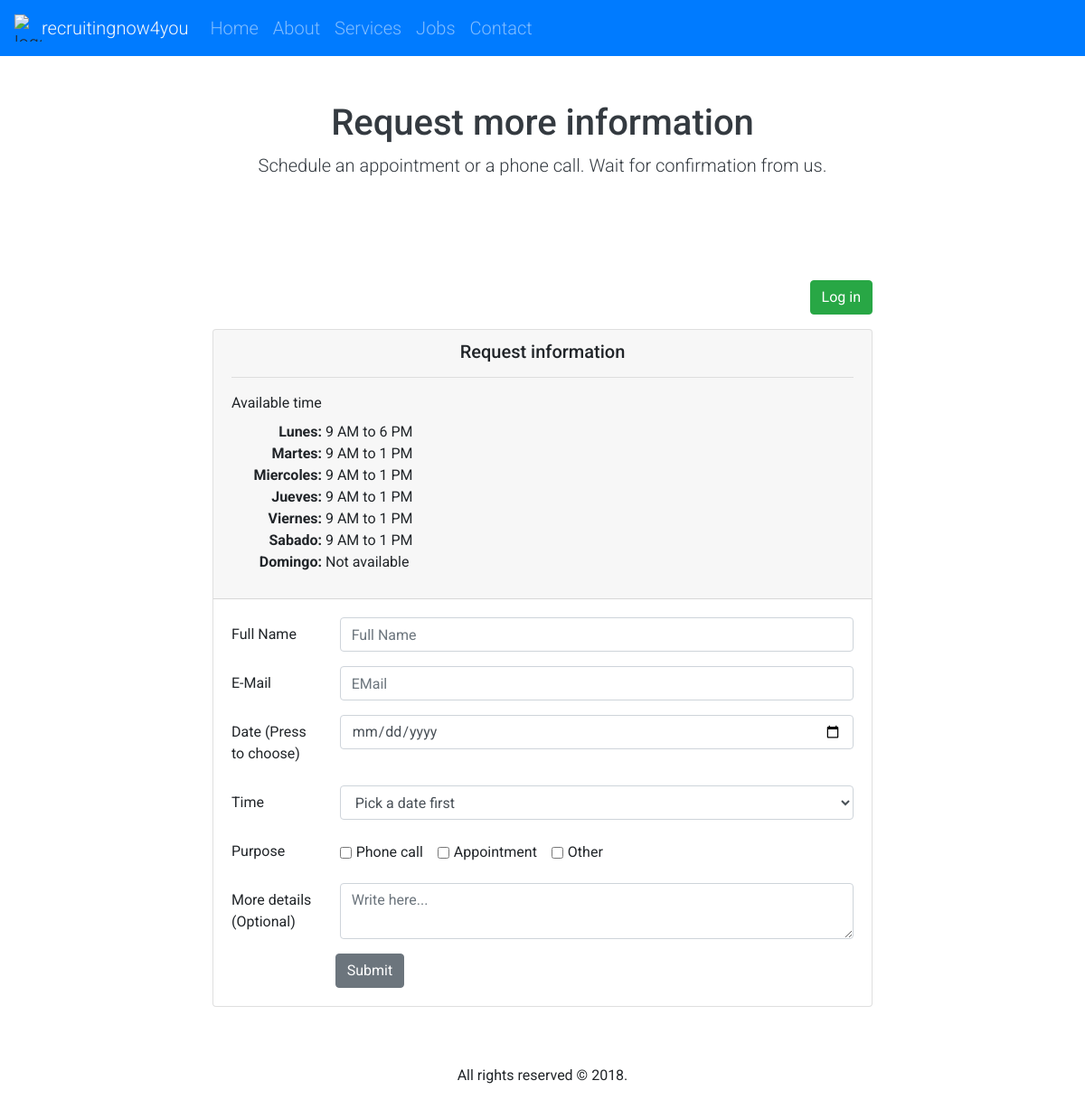
Screenshot of /booking.php with the database file from the repository.
### tables this page shows
CREATE TABLE `available_times` (
  `id` int(11) NOT NULL,
  `day` varchar(255) DEFAULT NULL,
  `start_time` varchar(255) DEFAULT NULL,
  `end_time` varchar(255) DEFAULT NULL
);

### partials/func.php (called while the page is built, shortened)
<?php
function getTimes() {
    global $con;
    $query = "SELECT * FROM `available_times`";
    $res = mysqli_query($con, $query);
    $times = array();
    while($row = mysqli_fetch_assoc($res)){
        $temp = array();
        $temp['day'] = $row['day'];
        $temp['start_time'] = $row['start_time'];
        $temp['end_time'] = $row['end_time'];
        $times[] = $temp;
    }
    return $times;
}

### booking.php (the view, shortened to what this page needs)
<?php
require_once 'partials/db.php';
require_once 'partials/func.php';
?>
    <?php require_once 'partials/header.php' ?>
  <nav class="navbar fixed-top navbar-expand-md  navbar-dark bg-primary lead mb-5">
  <img src="img/logo.png" width="30" height="30" class="d-inline-block align-middle" alt="logo">
  <a class="navbar-brand text-light nav-title" href="index.html">recruitingnow4you</a>
    <div class="collapse navbar-collapse" id="navbarNav">
      <ul class="navbar-nav">
        <li class="nav-item">
          <a class="nav-link" href="index.html">Home</a>
        </li>
        <li class="nav-item">
          <a class="nav-link" href="nosotros.html">About</a>
        </li>
        <li class="nav-item">
          <a class="nav-link" href="servicios.html">Services</a>
        </li>
        <li class="nav-item">
          <a class="nav-link" href="workers.html">Jobs</a>
        </li>
        <li class="nav-item">
          <a class="nav-link" href="contact.php">Contact</a>
        </li>
      </ul>
    </div>
  </nav>
<header class="my-3 mt-5 text-center">
    <div class="container">
        <div class="jumbotron jumbotron-fluid bg-transparent text-dark">
            <div class="container">
                <h1 class="display-5">Request more information</h1>
                <p class="lead">Schedule an appointment or a phone call.  Wait for confirmation from us.</p>
            </div>
        </div>
    </div>
</header>
<main class="mb-5">
    <div class="container">
        <div class="row">
            <div class="col-md-8 mx-auto">
                <div class="mb-3 text-right">
                    <?php
                        if(isset($_SESSION['user_data'])) {
                            echo "<a href='viewAll.php' class='btn btn-success'>See all</a> ";
                            echo "<a href='profile.php' class='btn btn-primary'>Profile</a> ";
                            echo "<a href='logout.php' class='btn btn-danger'>Log out</a>";
                        } else {
                            echo "<a href='login.php' class='btn btn-success'>Log in</a>";
                        }
                    ?>
                </div>
            </div>
        </div>
            <div class="row">
                <div class="col-md-8 mx-auto">
                    <div class="card">
                        <div class="card-header">
                            <h5 class="cart-title text-center">Request information</h5>
                            <hr>
                            <label for="">Available time</label>
                            <p>
                                <?php
                                    $times = getTimes();
                                    foreach($times as $t){
                                        if($t['start_time'] == ''){
                                            echo "<strong style='width:100px; display:inline-block; text-align:right'>{$t['day']}:</strong> Not available";
                                        } else {
                                            echo "<strong style='width:100px; display:inline-block; text-align:right'>{$t['day']}:</strong> {$t['start_time']} to {$t['end_time']}<br>";
                                        }
                                    }
                                ?>
                            </p>
                        </div>
                        <div class="card-body">
                            <form action="partials/process.php" method="post">
                                <div class="form-group row">
                                    <label for="" class="col-sm-2 col-form-label">Full Name</label>
                                    <div class="col-sm-10">
                                        <input type="text" name="name" class="form-control" id="" placeholder="Full Name" required>
                                    </div>
                                </div>
                                <div class="form-group row">
                                    <label for="" class="col-sm-2 col-form-label">E-Mail</label>
                                    <div class="col-sm-10">
                                        <input type="email" name="email" class="form-control" id="" placeholder="EMail" required>
                                    </div>
                                </div>
                                <div class="form-group row">
                                    <label for="" class="col-sm-2 col-form-label">Date (Press to choose)</label>
                                    <div class="col-sm-10">
                                        <input type="date" name="date" id="date" onchange="loadTimes()" class="form-control" required placeholder="Pick a date">
                                    </div>
                                </div>
                                <div class="form-group row">
                                    <label for="" class="col-sm-2 col-form-label">Time</label>
                                    <div class="col-sm-10">
                                        <select name="time" id="time" class="form-control" required>
                                            <option selected>Pick a date first</option>
                                        </select>
                                    </div>
                                </div>
                                <div class="form-group row">
                                    <label for="" class="col-sm-2 col-form-label">Purpose</label>
                                    <div class="col-sm-10 mt-2">
                                        <div class="form-check form-check-inline">
                                            <input class="form-check-input" name="purpose[]" type="checkbox" id="inlineCheckbox1" value="Llamada">
                                            <label class="form-check-label" for="inlineCheckbox1">Phone call</label>
                                        </div>
                                        <div class="form-check form-check-inline">
                                            <input class="form-check-input" name="purpose[]" type="checkbox" id="inlineCheckbox2" value="Cita">
                                            <label class="form-check-label" for="inlineCheckbox2">Appointment</label>
                                        </div>
                                        <div class="form-check form-check-inline">
                                            <input class="form-check-input" name="purpose[]" type="checkbox" id="inlineCheckbox3" value="Otro">
                                            <label class="form-check-label" for="inlineCheckbox3">Other</label>
                                        </div>
                                    </div>
                                </div>
                                <div class="form-group row">
                                    <label for="" class="col-sm-2 col-form-label">More details (Optional)</label>
                                    <div class="col-sm-10">
                                        <textarea name="description" class="form-control" placeholder="Write here..."></textarea>
                                    </div>
                                </div>
                                <button type="submit" name="add_appointment" class="btn btn-secondary offset-sm-2">Submit</button>
                            </form>
                        </div>
                    </div>
                </div>
            </div>
        </div>
    </main>
    <?php require_once 'partials/footer.php' ?>

### partials/header.php (shortened to what this page needs)
<!doctype html>
<html lang="en">
<head>
    <link rel="stylesheet" href="https://stackpath.bootstrapcdn.com/bootstrap/4.1.1/css/bootstrap.min.css">
    <link rel="stylesheet" href="https://use.fontawesome.com/releases/v5.0.12/css/all.css">
    <link rel="stylesheet" href="css/style.css?v=1">
</head>
<body>

### partials/footer.php (shortened to what this page needs)
<footer class="text-center p-3">
            <p>All rights reserved &copy; 2018.</p>
        </footer>
    </body>
    </html>

### css/style.css (style rules this page uses)
* { padding: 0; margin: 0; box-sizing: border-box; }
body { font-family: 'Roboto', sans-serif; font-size: 16px; font-weight: 400; }

### rows the page displays
available_times: day "Lunes", start_time "9 AM", end_time "6 PM"
available_times: day "Martes", start_time "9 AM", end_time "1 PM"
available_times: day "Miercoles", start_time "9 AM", end_time "1 PM"
available_times: day "Jueves", start_time "9 AM", end_time "1 PM"
available_times: day "Viernes", start_time "9 AM", end_time "1 PM"
available_times: day "Sabado", start_time "9 AM", end_time "1 PM"

### other values shown
$t['day'] "Domingo"
